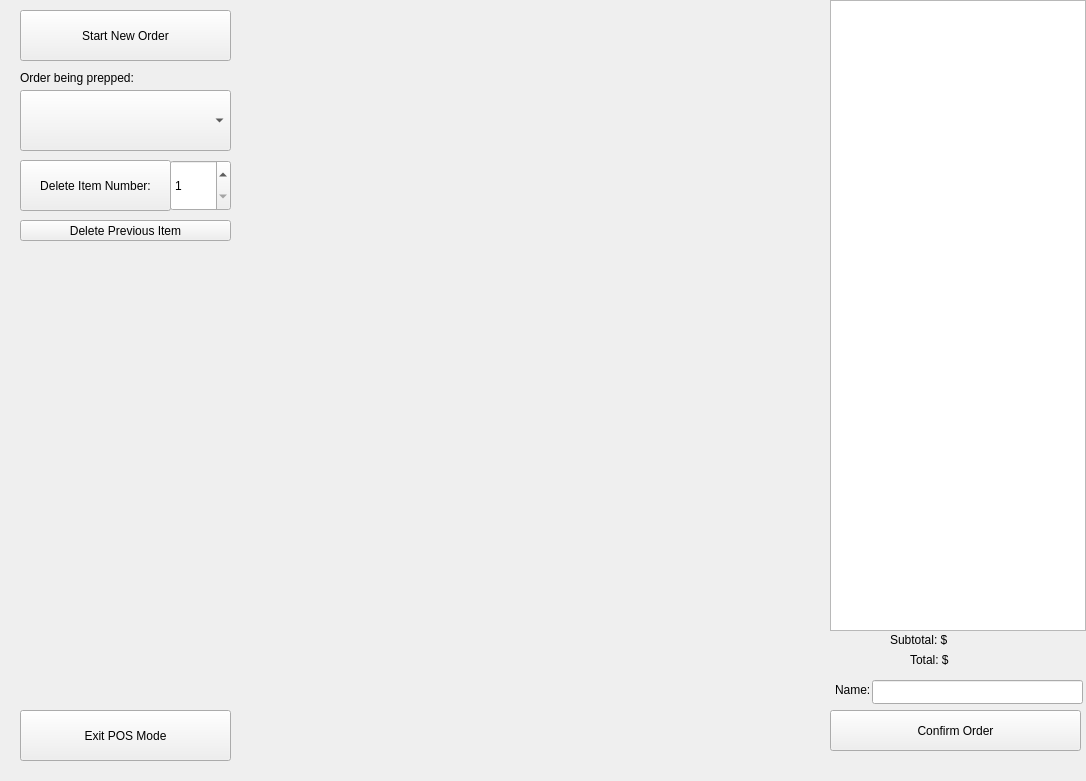
<?xml version="1.0" encoding="UTF-8"?>
<ui version="4.0">
 <class>POSModeWidgetClass</class>
 <widget class="QWidget" name="POSModeWidgetClass">
  <property name="enabled">
   <bool>true</bool>
  </property>
  <property name="geometry">
   <rect>
    <x>0</x>
    <y>0</y>
    <width>1086</width>
    <height>781</height>
   </rect>
  </property>
  <property name="windowTitle">
   <string>POSModeWidget</string>
  </property>
  <widget class="QLabel" name="subtotalCountText">
   <property name="geometry">
    <rect>
     <x>950</x>
     <y>630</y>
     <width>121</width>
     <height>20</height>
    </rect>
   </property>
   <property name="text">
    <string/>
   </property>
  </widget>
  <widget class="QLabel" name="label_2">
   <property name="geometry">
    <rect>
     <x>890</x>
     <y>630</y>
     <width>61</width>
     <height>20</height>
    </rect>
   </property>
   <property name="text">
    <string>Subtotal: $</string>
   </property>
  </widget>
  <widget class="QWidget" name="gridLayoutWidget">
   <property name="geometry">
    <rect>
     <x>260</x>
     <y>0</y>
     <width>541</width>
     <height>761</height>
    </rect>
   </property>
   <layout class="QGridLayout" name="buttonGrid"/>
  </widget>
  <widget class="QTableWidget" name="itemTable">
   <property name="geometry">
    <rect>
     <x>830</x>
     <y>0</y>
     <width>256</width>
     <height>631</height>
    </rect>
   </property>
   <property name="cursor" stdset="0">
    <cursorShape>ArrowCursor</cursorShape>
   </property>
   <property name="editTriggers">
    <set>QAbstractItemView::EditTrigger::NoEditTriggers</set>
   </property>
   <property name="alternatingRowColors">
    <bool>true</bool>
   </property>
  </widget>
  <widget class="QPushButton" name="newOrderButton">
   <property name="geometry">
    <rect>
     <x>20</x>
     <y>10</y>
     <width>211</width>
     <height>51</height>
    </rect>
   </property>
   <property name="font">
    <font>
     <fontweight>ExtraBold</fontweight>
    </font>
   </property>
   <property name="text">
    <string>Start New Order</string>
   </property>
  </widget>
  <widget class="QPushButton" name="confirmOrderButton">
   <property name="geometry">
    <rect>
     <x>830</x>
     <y>710</y>
     <width>251</width>
     <height>41</height>
    </rect>
   </property>
   <property name="text">
    <string>Confirm Order</string>
   </property>
  </widget>
  <widget class="QLabel" name="label">
   <property name="geometry">
    <rect>
     <x>20</x>
     <y>70</y>
     <width>211</width>
     <height>16</height>
    </rect>
   </property>
   <property name="text">
    <string>Order being prepped:</string>
   </property>
  </widget>
  <widget class="QComboBox" name="orderDropdown">
   <property name="enabled">
    <bool>true</bool>
   </property>
   <property name="geometry">
    <rect>
     <x>20</x>
     <y>90</y>
     <width>211</width>
     <height>61</height>
    </rect>
   </property>
  </widget>
  <widget class="QSpinBox" name="indexSpinBox">
   <property name="geometry">
    <rect>
     <x>170</x>
     <y>160</y>
     <width>61</width>
     <height>51</height>
    </rect>
   </property>
   <property name="minimum">
    <number>1</number>
   </property>
  </widget>
  <widget class="QPushButton" name="deleteIndexButton">
   <property name="geometry">
    <rect>
     <x>20</x>
     <y>160</y>
     <width>151</width>
     <height>51</height>
    </rect>
   </property>
   <property name="text">
    <string>Delete Item Number:</string>
   </property>
  </widget>
  <widget class="QPushButton" name="deletePreviousItemButton">
   <property name="geometry">
    <rect>
     <x>20</x>
     <y>220</y>
     <width>211</width>
     <height>21</height>
    </rect>
   </property>
   <property name="text">
    <string>Delete Previous Item</string>
   </property>
  </widget>
  <widget class="QLabel" name="totalCountText">
   <property name="geometry">
    <rect>
     <x>950</x>
     <y>650</y>
     <width>121</width>
     <height>20</height>
    </rect>
   </property>
   <property name="text">
    <string/>
   </property>
  </widget>
  <widget class="QLabel" name="label_3">
   <property name="geometry">
    <rect>
     <x>910</x>
     <y>650</y>
     <width>41</width>
     <height>20</height>
    </rect>
   </property>
   <property name="text">
    <string>Total: $</string>
   </property>
  </widget>
  <widget class="QPushButton" name="exitPOSModeButton">
   <property name="geometry">
    <rect>
     <x>20</x>
     <y>710</y>
     <width>211</width>
     <height>51</height>
    </rect>
   </property>
   <property name="text">
    <string>Exit POS Mode</string>
   </property>
  </widget>
  <widget class="QLabel" name="errorLabel">
   <property name="geometry">
    <rect>
     <x>830</x>
     <y>760</y>
     <width>251</width>
     <height>16</height>
    </rect>
   </property>
   <property name="text">
    <string/>
   </property>
  </widget>
  <widget class="QLineEdit" name="nameInputBox">
   <property name="geometry">
    <rect>
     <x>872</x>
     <y>680</y>
     <width>211</width>
     <height>24</height>
    </rect>
   </property>
  </widget>
  <widget class="QLabel" name="label_4">
   <property name="geometry">
    <rect>
     <x>835</x>
     <y>680</y>
     <width>49</width>
     <height>20</height>
    </rect>
   </property>
   <property name="text">
    <string>Name:</string>
   </property>
  </widget>
 </widget>
 <layoutdefault spacing="6" margin="11"/>
 <resources/>
 <connections/>
</ui>
